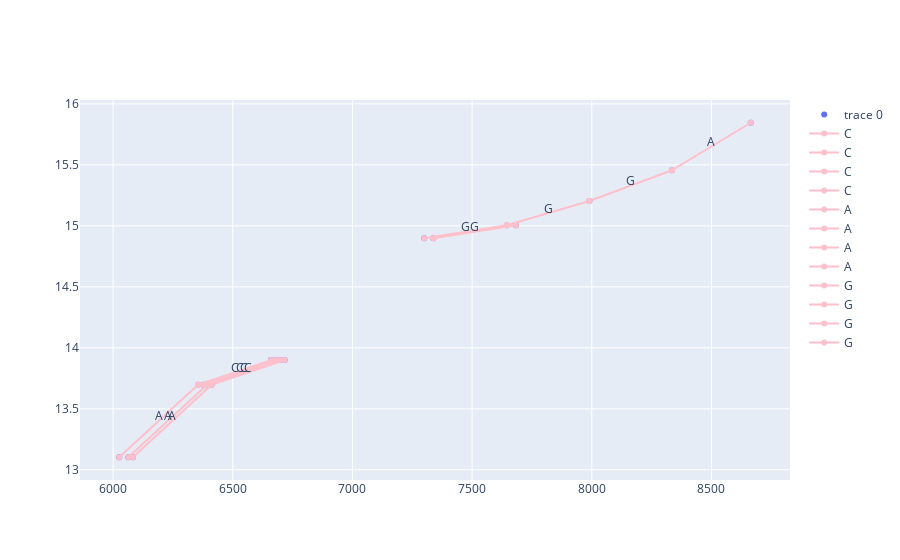
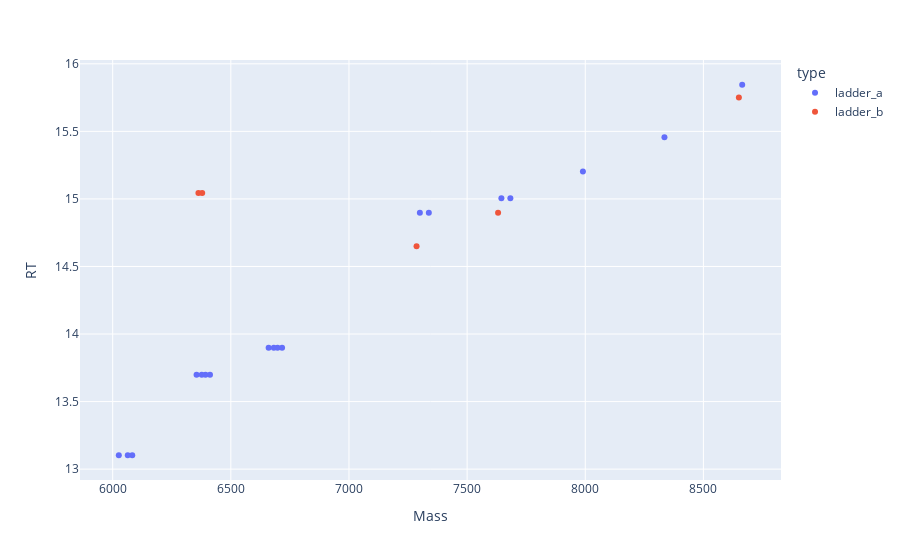

The code cell stored with these charts, in order, in its notebook:
### Code cell
df_sample = df5p.sort_values('Vol', ascending=False).iloc[:20]
# df_sample = df5p
orientation = 5

# df_sf, df_salts = remove_salts(df_sample)
df_sf = df_sample

bcr = base_calling_random(df_sf)
plotly_basecalling(*bcr, annotate=False, y='RT')
group = bcr

# groups = basecalling_groups(df_sf)
# group = groups[0]
# plotly_basecalling(*group, annotate=False)

# output seats
# df = process_mass_base_seats(*group, full_mass=24174, orientation=orientation)
# df.to_excel('~/Downloads/seats.xlsx')

dfm = match_dfs(bcr[0], df_src, shift=-1*M)
if not dfm.empty:
    plotly_zones(bcr[0], dfm, y='RT')

### Figure 1 — Plotly figure (JSON) as saved in the notebook; plotly's stock layout.template omitted (floating-point values rounded to 4 significant figures)
{"data": [{"mode": "markers", "type": "scatter", "x": [6660.0, 6355.0, 8664.0, 7300.0, 7645.0, 6026.0, 6393.0, 7990.0, 6698.0, 8335.0, 6412.0, 6717.0, 6083.0, 6064.0, 7338.0, 6682.0, 7683.0, 6377.0], "y": [13.9, 13.7, 15.85, 14.9, 15.0, 13.1, 13.7, 15.2, 13.9, 15.46, 13.7, 13.9, 13.1, 13.1, 14.9, 13.9, 15.0, 13.7]}, {"line": {"color": "pink"}, "mode": "lines+markers", "name": "C", "type": "scatter", "x": [6660.0, 6355.0], "y": [13.9, 13.7]}, {"line": {"color": "pink"}, "mode": "lines+markers", "name": "C", "type": "scatter", "x": [6393.0, 6698.0], "y": [13.7, 13.9]}, {"line": {"color": "pink"}, "mode": "lines+markers", "name": "C", "type": "scatter", "x": [6412.0, 6717.0], "y": [13.7, 13.9]}, {"line": {"color": "pink"}, "mode": "lines+markers", "name": "C", "type": "scatter", "x": [6682.0, 6377.0], "y": [13.9, 13.7]}, {"line": {"color": "pink"}, "mode": "lines+markers", "name": "A", "type": "scatter", "x": [6355.0, 6026.0], "y": [13.7, 13.1]}, {"line": {"color": "pink"}, "mode": "lines+markers", "name": "A", "type": "scatter", "x": [8664.0, 8335.0], "y": [15.85, 15.46]}, {"line": {"color": "pink"}, "mode": "lines+markers", "name": "A", "type": "scatter", "x": [6393.0, 6064.0], "y": [13.7, 13.1]}, {"line": {"color": "pink"}, "mode": "lines+markers", "name": "A", "type": "scatter", "x": [6412.0, 6083.0], "y": [13.7, 13.1]}, {"line": {"color": "pink"}, "mode": "lines+markers", "name": "G", "type": "scatter", "x": [7300.0, 7645.0], "y": [14.9, 15.0]}, {"line": {"color": "pink"}, "mode": "lines+markers", "name": "G", "type": "scatter", "x": [7645.0, 7990.0], "y": [15.0, 15.2]}, {"line": {"color": "pink"}, "mode": "lines+markers", "name": "G", "type": "scatter", "x": [7990.0, 8335.0], "y": [15.2, 15.46]}, {"line": {"color": "pink"}, "mode": "lines+markers", "name": "G", "type": "scatter", "x": [7338.0, 7683.0], "y": [14.9, 15.0]}], "layout": {"annotations": [{"arrowhead": 1, "showarrow": false, "text": "C", "x": 6507.0, "y": 13.8, "yshift": 5}, {"arrowhead": 1, "showarrow": false, "text": "C", "x": 6545.0, "y": 13.8, "yshift": 5}, {"arrowhead": 1, "showarrow": false, "text": "C", "x": 6564.0, "y": 13.8, "yshift": 5}, {"arrowhead": 1, "showarrow": false, "text": "C", "x": 6529.0, "y": 13.8, "yshift": 5}, {"arrowhead": 1, "showarrow": false, "text": "A", "x": 6190.0, "y": 13.4, "yshift": 5}, {"arrowhead": 1, "showarrow": false, "text": "A", "x": 8500.0, "y": 15.65, "yshift": 5}, {"arrowhead": 1, "showarrow": false, "text": "A", "x": 6228.0, "y": 13.4, "yshift": 5}, {"arrowhead": 1, "showarrow": false, "text": "A", "x": 6247.0, "y": 13.4, "yshift": 5}, {"arrowhead": 1, "showarrow": false, "text": "G", "x": 7473.0, "y": 14.95, "yshift": 5}, {"arrowhead": 1, "showarrow": false, "text": "G", "x": 7818.0, "y": 15.1, "yshift": 5}, {"arrowhead": 1, "showarrow": false, "text": "G", "x": 8163.0, "y": 15.33, "yshift": 5}, {"arrowhead": 1, "showarrow": false, "text": "G", "x": 7510.0, "y": 14.95, "yshift": 5}]}}

### Figure 2 — Plotly figure (JSON) as saved in the notebook; plotly's stock layout.template omitted (floating-point values rounded to 4 significant figures)
{"data": [{"hovertemplate": "type=ladder_a<br>Mass=%{x}<br>RT=%{y}<extra></extra>", "legendgroup": "ladder_a", "marker": {"color": "#636efa", "symbol": "circle"}, "mode": "markers", "name": "ladder_a", "orientation": "v", "showlegend": true, "type": "scatter", "x": [6660.0, 6355.0, 8664.0, 7300.0, 7645.0, 6026.0, 6393.0, 7990.0, 6698.0, 8335.0, 6412.0, 6717.0, 6083.0, 6064.0, 7338.0, 6682.0, 7683.0, 6377.0], "xaxis": "x", "y": [13.9, 13.7, 15.85, 14.9, 15.0, 13.1, 13.7, 15.2, 13.9, 15.46, 13.7, 13.9, 13.1, 13.1, 14.9, 13.9, 15.0, 13.7], "yaxis": "y"}, {"hovertemplate": "type=ladder_b<br>Mass=%{x}<br>RT=%{y}<extra></extra>", "legendgroup": "ladder_b", "marker": {"color": "#EF553B", "symbol": "circle"}, "mode": "markers", "name": "ladder_b", "orientation": "v", "showlegend": true, "type": "scatter", "x": [6363.0, 8650.0, 7286.0, 7631.0, 6379.0], "xaxis": "x", "y": [15.04, 15.75, 14.65, 14.9, 15.04], "yaxis": "y"}], "layout": {"legend": {"title": {"text": "type"}, "tracegroupgap": 0}, "margin": {"t": 60}, "xaxis": {"anchor": "y", "domain": [0, 1], "title": {"text": "Mass"}}, "yaxis": {"anchor": "x", "domain": [0, 1], "title": {"text": "RT"}}}}
